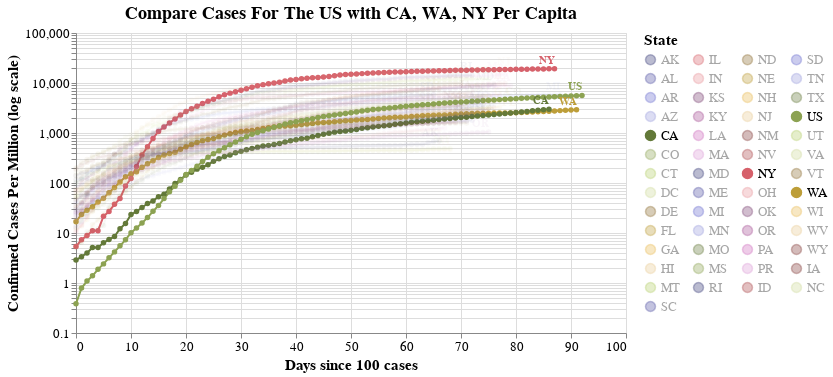

Write notebook code for a chart like this one.
### Markdown cell above
> Warning: The number of cases per capita can be heavily biased depending on a state's testing procedures and how widely the population is tested.  Read with caution.

### Code cell
#hide_input
make_since_chart_percapita(['US'])

### Figure 1 — Vega-Lite specification as saved in the notebook (floating-point values rounded to 4 significant figures; data arrays with more than 128 entries replaced by an {"elided": "..."} marker saying what was removed)
{"config": {"view": {"continuousWidth": 400, "continuousHeight": 300}, "axis": {"labelFontSize": 13, "titleFontSize": 15}, "legend": {"labelFontSize": 13, "titleFontSize": 15}, "title": {"fontSize": 18}}, "layer": [{"mark": {"type": "line", "point": true}, "encoding": {"color": {"type": "nominal", "field": "State", "legend": {"columns": 4, "symbolLimit": 57}, "scale": {"scheme": "category20b"}}, "opacity": {"condition": {"value": 1, "selection": "selector002"}, "value": 0.05}, "tooltip": [{"type": "temporal", "field": "date"}, {"type": "quantitative", "field": "Confirmed Deaths"}, {"type": "quantitative", "field": "Confirmed Cases"}, {"type": "nominal", "field": "State"}, {"type": "quantitative", "field": "population"}, {"type": "quantitative", "field": "deaths_per_m"}, {"type": "quantitative", "field": "cases_per_m"}, {"type": "quantitative", "field": "Days since 100 cases"}, {"type": "quantitative", "field": "Days since first death"}], "x": {"type": "quantitative", "field": "Days since 100 cases"}, "y": {"type": "quantitative", "field": "cases_per_m", "scale": {"type": "log"}, "title": "Confirmed Cases Per Million (log scale)"}}, "selection": {"selector002": {"type": "multi", "fields": ["State"], "bind": "legend", "init": [{"State": "US"}, {"State": "CA"}, {"State": "WA"}, {"State": "NY"}]}}, "width": 550}, {"mark": {"type": "text", "align": "right", "dy": -8, "fontWeight": "bold"}, "encoding": {"color": {"type": "nominal", "field": "State", "legend": {"columns": 4, "symbolLimit": 57}, "scale": {"scheme": "category20b"}}, "opacity": {"condition": {"value": 1, "selection": "selector002"}, "value": 0.05}, "text": {"type": "nominal", "field": "State"}, "tooltip": [{"type": "temporal", "field": "date"}, {"type": "quantitative", "field": "Confirmed Deaths"}, {"type": "quantitative", "field": "Confirmed Cases"}, {"type": "nominal", "field": "State"}, {"type": "quantitative", "field": "population"}, {"type": "quantitative", "field": "deaths_per_m"}, {"type": "quantitative", "field": "cases_per_m"}, {"type": "quantitative", "field": "Days since 100 cases"}, {"type": "quantitative", "field": "Days since first death"}], "x": {"type": "quantitative", "field": "Days since 100 cases"}, "y": {"type": "quantitative", "field": "cases_per_m", "scale": {"type": "log"}, "title": "Confirmed Cases Per Million (log scale)"}}, "transform": [{"filter": "(datum['date'] >= 1591142400000)"}], "width": 550}], "data": {"name": "data-299e7ea70591016a61d3048c55403bee"}, "title": "Compare Cases For The US with CA, WA, NY Per Capita", "$schema": "https://vega.github.io/schema/vega-lite/v4.0.2.json", "datasets": {"data-299e7ea70591016a61d3048c55403bee": {"elided": "3997 records"}}}
